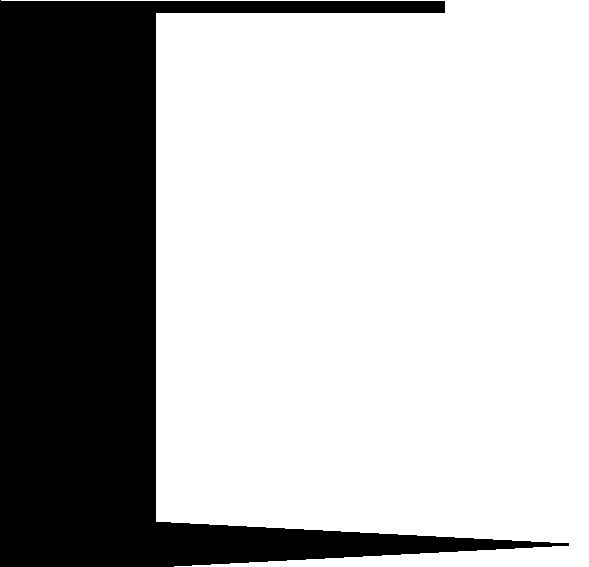
#> input picture slices_z(beispiel)/demoteil_01.tif, 589 x 567 px; its folder holds only this picture in this run
$ python preprocessing.py
#> lines starting #> are read from the running program, lines starting #| are printed output that depends on the picture; after the words box and inside, x2 and y2 are one past the last pixel; in counts of white or black regions, pixels touching at a corner belong together
from PIL import Image
import matplotlib.pyplot as plt
import os
import numpy as np

IMAGE_ROWS = 567
IMAGE_COLS = 589
IMAGE_SIZE = 589  # max(rows, cols) # 57 # 227
SLICES_DIR = 'slices_z(beispiel)/'

# load images: list
img_dir = SLICES_DIR
images = []  # list of strings
for file in os.listdir(img_dir):
    if file.endswith('tif'):
        images.append(file)
images.sort()

images_x = [Image.new('P', (IMAGE_SIZE, IMAGE_SIZE), 255) for item in range(IMAGE_SIZE)]
images_y = [Image.new('P', (IMAGE_SIZE, IMAGE_SIZE), 255) for item in range(IMAGE_SIZE)]
images_z = [Image.new('P', (IMAGE_SIZE, IMAGE_SIZE), 255) for item in range(IMAGE_SIZE)]

images_x = [np.array(img) for img in images_x]
images_y = [np.array(img) for img in images_y]
images_z = [np.array(img) for img in images_z]

for z, img in enumerate(images):
    img = np.array(np.array(Image.open(SLICES_DIR + img)))
#> img is the input picture: shape (567, 589); 69.6% white; 1 black region, box (x1, y1, x2, y2) and area: (0, 0, 569, 567) 101643
    for i in range(IMAGE_ROWS):  # x-axis
        for j in range(IMAGE_COLS):  # y-axis
            color = img[i][j]
            images_x[i][z][j] = color
            images_y[j][i][z] = color
            images_z[z][i][j] = color
#> after the loop, images_x = 589 items; images_y = 589 items; images_z = 589 items

index = 0
for img in images_x:
    im = Image.fromarray(img)
    im.save('slices_x/x'+str(index).zfill(3)+'.tif')
    index += 1
#> this loop made 589 passes
#> pass 1, `im = Image.fromarray(img)`:
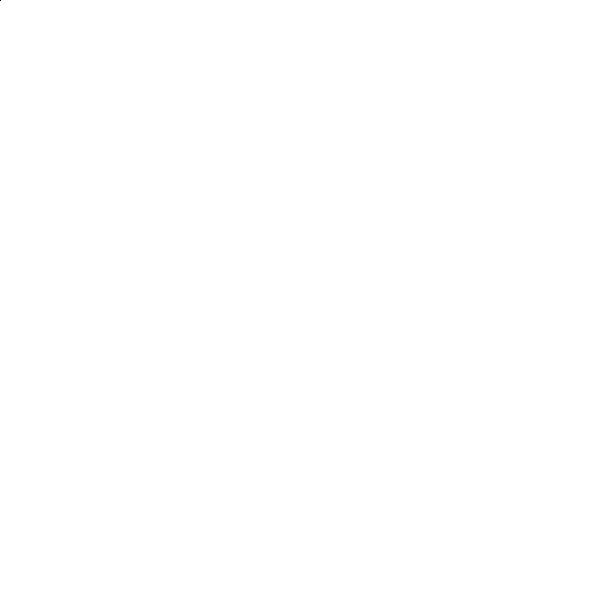
#> im: PIL image 589x589 L; 100% white; black in thin lines or dots, all inside (x1, y1, x2, y2) = (0, 0, 1, 1)
#> pass 2, `im = Image.fromarray(img)`:
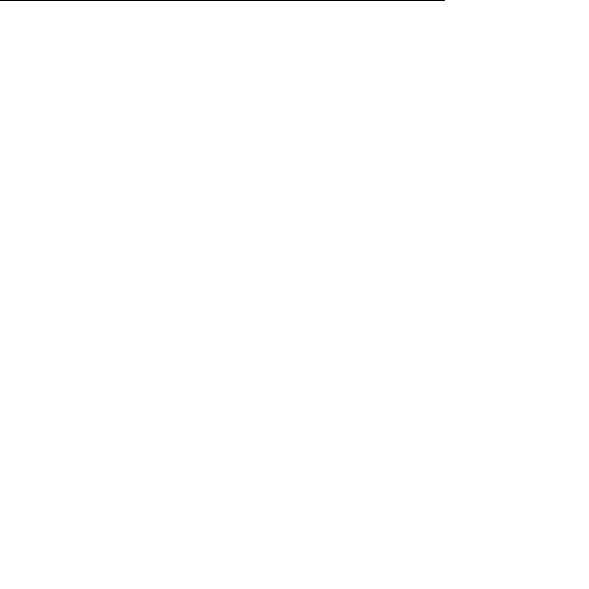
#> im: PIL image 589x589 L; 99.9% white; black in thin lines or dots, all inside (x1, y1, x2, y2) = (0, 0, 445, 1)
#> after the loop: im: PIL image 589x589 L; every value is 255
#> after the loop, index = 589

index = 0
for img in images_y:
    im = Image.fromarray(img)
    im.save('slices_y/y'+str(index).zfill(3)+'.tif')
    index += 1
#> this loop made 589 passes
#> pass 1, `im = Image.fromarray(img)`:
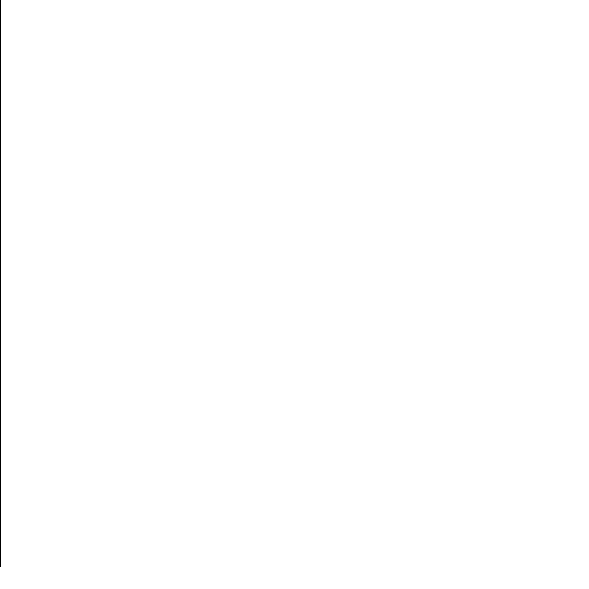
#> im: PIL image 589x589 L; 99.8% white; black in thin lines or dots, all inside (x1, y1, x2, y2) = (0, 0, 1, 567)
#> after the loop, index = 589

index = 0
for img in images_z:
    im = Image.fromarray(img)
    im.save('slices_z/z'+str(index).zfill(3)+'.tif')
    index += 1
#> this loop made 589 passes
#> pass 1, `im = Image.fromarray(img)`:
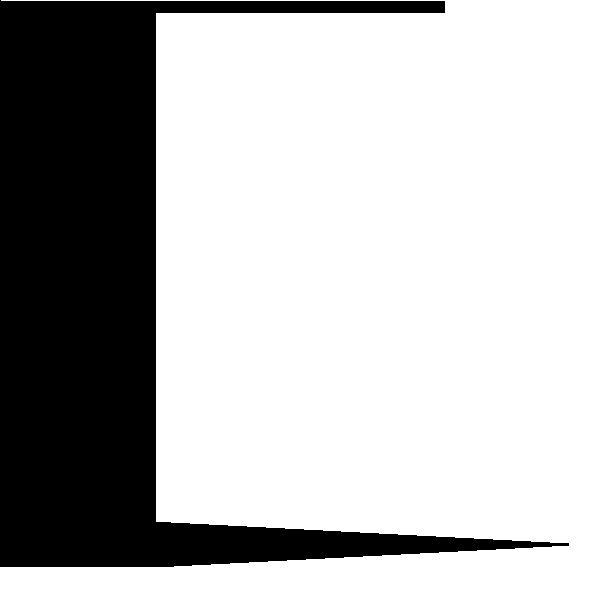
#> im: PIL image 589x589 L; 70.7% white; 1 black region, box (x1, y1, x2, y2) and area: (0, 0, 569, 567) 101643
#> after the loop, index = 589
